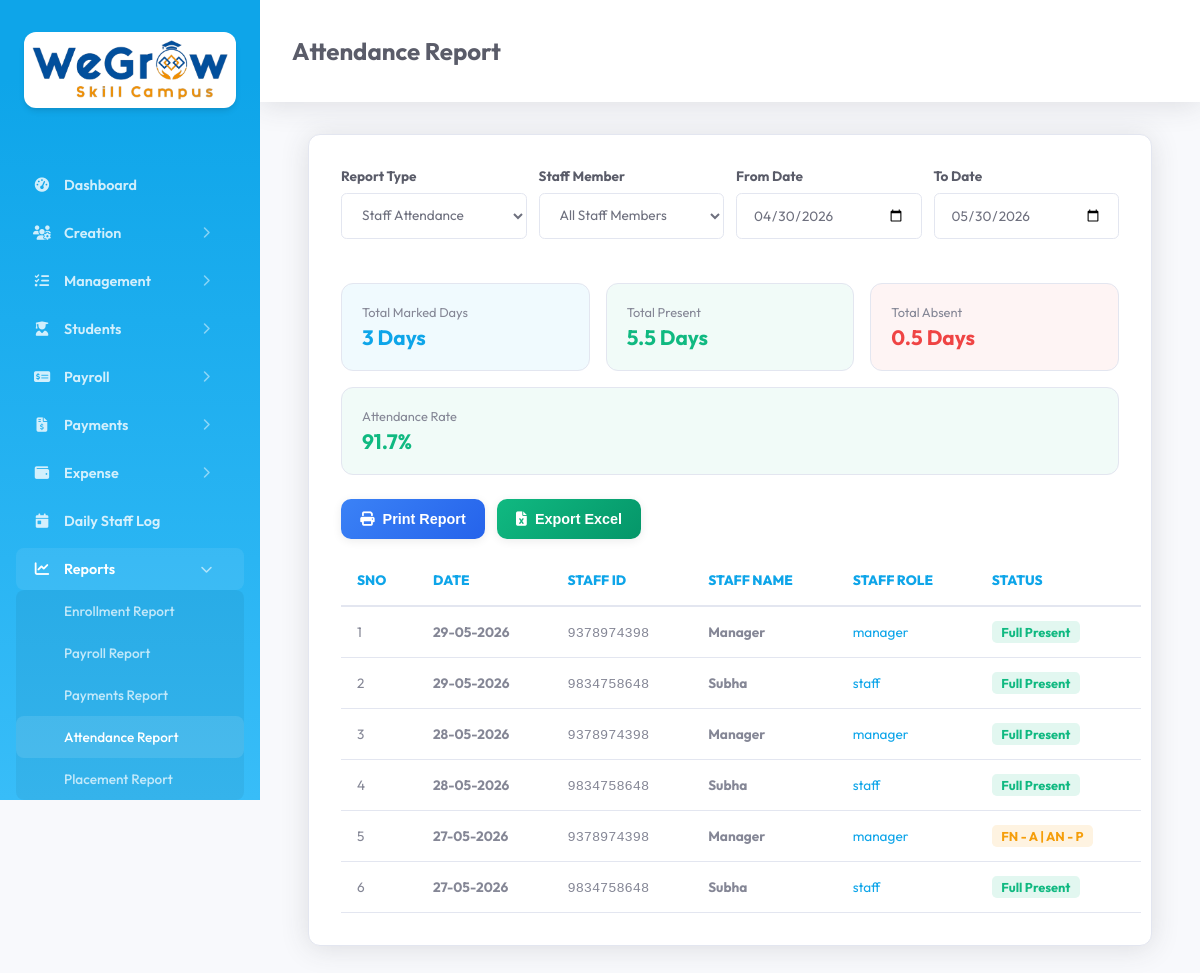
The page /report_attendance.php (signed in) on the database its author committed.
### tables this page shows
CREATE TABLE `tc_attendance` (
  `id` int(11) NOT NULL AUTO_INCREMENT,
  `created_date_time` datetime DEFAULT NULL,
  `updated_date_time` datetime DEFAULT NULL,
  `company_id` mediumtext DEFAULT NULL,
  `attendance_id` mediumtext DEFAULT NULL,
  `attendance_date` date DEFAULT NULL,
  `staff_id` mediumtext DEFAULT NULL,
  `staff_name` mediumtext DEFAULT NULL,
  `staff_number` mediumtext DEFAULT NULL,
  `staff_role` mediumtext DEFAULT NULL,
  `fn_present` mediumtext DEFAULT NULL,
  `an_present` mediumtext DEFAULT NULL,
  `present_code` mediumtext DEFAULT NULL,
  `deleted` int(11) NOT NULL DEFAULT 0,
  PRIMARY KEY (`id`)
);

### main/basic_functions.php (called while the page is built, shortened)
<?php
    class Basic_Functions extends Database {
        public $con;
        public function getQueryRecords($query, $params = []) {
            $con = $this->con;
            $stmt = $con->prepare($query);
            $stmt->execute($params);
            return $stmt->fetchAll();
        }
    }
?>

### report_attendance.php (the view, shortened to what this page needs)
<?php require_once 'common_file.php';
$from_page = 'Attendance Report';
$from_date = date('Y-m-d', strtotime('-30 days'));
$to_date = date('Y-m-d');
$report_type = 'staff';
$staff_id = '';
$student_id = '';
$attendance_data = [];
$total_present_days = 0;
$total_absent_days = 0;
$unique_dates = [];
$total_marked = 0;
if ($report_type === 'staff') {
    $where = "a.deleted = 0 AND a.company_id = :comp_id";
    $params = [':comp_id' => $_SESSION['company_id']];
    if (!empty($from_date)) {
        $where .= " AND a.attendance_date >= :from_date";
        $params[':from_date'] = $from_date;
    }
    if (!empty($to_date)) {
        $where .= " AND a.attendance_date <= :to_date";
        $params[':to_date'] = $to_date;
    }
    $query = "SELECT a.*
              FROM {$GLOBALS['attendance_table']} a
              WHERE $where
              ORDER BY a.attendance_date DESC, a.staff_name ASC";
    $attendance_data = $bf->getQueryRecords($query, $params);
}
if (!empty($attendance_data)) {
    foreach ($attendance_data as $row) {
        $total_marked++;
        $unique_dates[$row['attendance_date']] = true;
        switch ($row['present_code']) {
            case 'PP':
                $total_present_days += 1;
                break;
            case 'PA':
            case 'AP':
                $total_present_days += 0.5;
                $total_absent_days += 0.5;
                break;
        }
    }
}
$total_days = count($unique_dates);
$attendance_rate = $total_marked > 0 ? ($total_present_days / $total_marked) * 100 : 0;
?>
<!DOCTYPE html>
<html lang="en">
<head>
    <link rel="stylesheet" href="assets/css/style.css">
</head>
<body>
    <?php include 'sidebar.php'; ?>
    <div class="main-content update_content">
        <div class="header">
            <h2><?php echo htmlspecialchars($from_page); ?></h2>
        </div>
        <div class="module-section">
            <div id="attendance_report_container">
                <form name="attendance_report_form" id="attendance_report_form" method="post">
                    <div class="filter-row">
                        <div class="form-group">
                            <label>Report Type</label>
                            <select name="report_type" id="report_type" class="form-input" onchange="onReportTypeChange()">
                                <option value="staff" <?php echo $report_type === 'staff' ? 'selected' : ''; ?>>Staff Attendance</option>
                            </select>
                        </div>
                        <div class="form-group" id="filter_staff" style="<?php echo $report_type === 'staff' ? '' : 'display:none;'; ?>">
                            <label>Staff Member</label>
                            <select name="staff_id" id="staff_id" class="form-input" onchange="getReport()">
                                <option value="">All Staff Members</option>
                            </select>
                        </div>
                        <div class="form-group">
                            <label>From Date</label>
                            <input type="date" name="from_date" id="from_date" class="form-input"
                                value="<?php echo $from_date; ?>" max="<?php echo date('Y-m-d'); ?>" onchange="getReport()">
                        </div>
                        <div class="form-group">
                            <label>To Date</label>
                            <input type="date" name="to_date" id="to_date" class="form-input"
                                value="<?php echo $to_date; ?>" max="<?php echo date('Y-m-d'); ?>" onchange="getReport()">
                        </div>
                    </div>
                </form>
                <div class="summary-cards" style="margin-top: 1.5rem;">
                    <div class="summary-card" style="background: rgba(14,165,233,0.06);">
                        <div class="label">Total Marked Days</div>
                        <div class="value" style="color: var(--primary);"><?php echo $total_days; ?> Days</div>
                    </div>
                    <div class="summary-card" style="background: rgba(16,185,129,0.06);">
                        <div class="label">Total Present</div>
                        <div class="value present-color"><?php echo $total_present_days; ?> Days</div>
                    </div>
                    <div class="summary-card" style="background: rgba(239,68,68,0.06);">
                        <div class="label">Total Absent</div>
                        <div class="value absent-color"><?php echo $total_absent_days; ?> Days</div>
                    </div>
                    <div class="summary-card" style="background: rgba(16,185,129,0.06);">
                        <div class="label">Attendance Rate</div>
                        <div class="value present-color"><?php echo number_format($attendance_rate, 1); ?>%</div>
                    </div>
                </div>
                <div class="report-actions">
                    <button type="button" class="btn-report btn-print"
                        onclick="window.open('reports/rpt_attendance_report.php?report_type=<?php echo $report_type; ?>&staff_id=<?php echo $staff_id; ?>&student_id=<?php echo $student_id; ?>&from_date=<?php echo $from_date; ?>&to_date=<?php echo $to_date; ?>', '_blank')">
                        <i class="fas fa-print"></i> Print Report
                    </button>
                    <button type="button" class="btn-report btn-excel"
                        onclick="getExcelReport();">
                        <i class="fas fa-file-excel"></i> Export Excel
                    </button>
                </div>
                <table class="responsive table table-bordered" id="attendance_report_table">
                    <thead>
                        <tr>
                            <th>Sno</th>
                            <th>Date</th>
                            <?php if ($report_type === 'staff'): ?>
                                <th>Staff ID</th>
                                <th>Staff Name</th>
                                <th>Staff Role</th>
                            <?php endif; ?>
                            <th>Status</th>
                        </tr>
                    </thead>
                    <tbody>
                        <?php
                            $sno = 1;
                            if(!empty($attendance_data)) {
                                foreach ($attendance_data as $row) {
                                    $status_badge = '';
                                    switch ($row['present_code']) {
                                        case 'PP':
                                            $status_badge = '<span class="status-badge" style="background: rgba(16,185,129,0.12); color: #10b981; font-weight: 700; padding: 0.2rem 0.6rem; border-radius: 0.3rem; font-size: 0.8rem;">Full Present</span>';
                                            break;
                                        case 'AP':
                                            $status_badge = '<span class="status-badge" style="background: rgba(245,158,11,0.12); color: #f59e0b; font-weight: 700; padding: 0.2rem 0.6rem; border-radius: 0.3rem; font-size: 0.8rem;">FN - A | AN - P</span>';
                                            break;
                                    }
                        ?>
                                    <tr>
                                        <td><?php echo $sno++; ?></td>
                                        <td><strong><?php echo date('d-m-Y', strtotime($row['attendance_date'])); ?></strong></td>
                                        <?php if ($report_type === 'staff'): ?>
                                            <td><span style="font-family: monospace; color: var(--text-muted);"><?php echo htmlspecialchars($row['staff_number']); ?></span></td>
                                            <td><strong><?php echo htmlspecialchars($row['staff_name']); ?></strong></td>
                                            <td><span class="status-badge" style="background: var(--primary-light); color: var(--primary);"><?php echo htmlspecialchars($row['staff_role']); ?></span></td>
                                        <?php endif; ?>
                                        <td><?php echo $status_badge; ?></td>
                                    </tr>
                                <?php } ?>
                            <?php } else { ?>
                                <tr>
                                    <td colspan="7" style="text-align:center; padding: 2rem; color: var(--text-muted);">No attendance records found.</td>
                                </tr>
                        <?php } ?>
                    </tbody>
                </table>
            </div>
        </div>
    </div>
</body>
</html>

### assets/css/style.css (style rules this page uses)
:root { --primary: #0ea5e9; --primary-hover: #0284c7; --bg: #f8f9fc; --sidebar-bg: #0ea5e9; --sidebar-gradient: linear-gradient(180deg, #0ea5e9 10%, #38bdf8 100%); --card: #ffffff; --text: #5a5c69; --text-muted: #858796; --border: #e3e6f0; --sidebar-width: 260px; }
body { margin: 0; font-family: 'Outfit', sans-serif; background: var(--bg); color: var(--text); display: flex; min-height: 100vh; overflow-x: hidden; }
.main-content { flex-grow: 1; padding: 2rem 3rem; min-width: 0; }
.module-section { background: var(--card); padding: 2rem; border-radius: 0.75rem; border: 1px solid var(--border); box-shadow: 0 0.15rem 1.75rem 0 rgba(58, 59, 69, 0.15); margin-bottom: 2rem; }
.form-group { margin-bottom: 1.25rem; }
.form-group label { display: block; margin-bottom: 0.5rem; color: var(--text); font-weight: 700; font-size: 0.85rem; }
.form-group input, .form-group textarea, .form-group select { width: 100%; padding: 0.75rem 1rem; background: #ffffff; border: 1px solid var(--border); border-radius: 0.35rem; color: #6e707e; box-sizing: border-box; font-family: inherit; font-size: 0.85rem; }
table { width: 100%; border-collapse: collapse; min-width: 800px; }
th { text-align: left; color: var(--primary); padding: 1rem; border-bottom: 2px solid var(--border); font-weight: 800; font-size: 0.85rem; text-transform: uppercase; }
td { padding: 1rem; border-bottom: 1px solid var(--border); color: #858796; font-size: 0.85rem; }
.header { display: flex; justify-content: space-between; align-items: center; margin-bottom: 2rem; background: #fff; padding: 1rem 2rem; margin: -2rem -3rem 2rem -3rem; box-shadow: 0 0.15rem 1.75rem 0 rgba(58, 59, 69, 0.15); }
.new_content, .update_content { width: 100%; }
.report-actions { display:flex; gap:12px; margin:1rem 0; flex-wrap:wrap; }
.btn-report { border:none; padding:0.75rem 1.2rem; border-radius:10px; font-size:0.9rem; font-weight:600; cursor:pointer; display:flex; align-items:center; gap:8px; transition:all 0.25s ease; color:#fff; box-shadow:0 2px 10px rgba(0,0,0,0.08); }
.btn-report i { font-size:0.9rem; }
.btn-print { background:linear-gradient(135deg, #3b82f6, #2563eb); }
.btn-excel { background:linear-gradient(135deg, #10b981, #059669); }

### report_attendance.php (style rules this page uses)
.present-color { color: #10b981; font-weight: 700; }
.absent-color { color: #ef4444; font-weight: 700; }
.summary-cards { display: flex; gap: 1rem; margin-bottom: 1.5rem; flex-wrap: wrap; }
.summary-card { flex: 1; min-width: 180px; padding: 1.25rem; border-radius: 0.75rem; border: 1px solid var(--border); }
.summary-card .label { font-size: 0.8rem; color: var(--text-muted); margin-bottom: 0.25rem; }
.summary-card .value { font-size: 1.3rem; font-weight: 700; }
.filter-row { display: flex; gap: 0.75rem; flex-wrap: wrap; align-items: flex-end; }
.filter-row .form-group { flex: 1; min-width: 160px; }

### rows shown on the page
tc_attendance: attendance_date "29-05-2026", staff_number "9378974398", staff_name "Manager", staff_role "manager", present_code "Full Present"
tc_attendance: attendance_date "29-05-2026", staff_number "9834758648", staff_name "Subha", staff_role "staff", present_code "Full Present"
tc_attendance: attendance_date "28-05-2026", staff_number "9378974398", staff_name "Manager", staff_role "manager", present_code "Full Present"
tc_attendance: attendance_date "28-05-2026", staff_number "9834758648", staff_name "Subha", staff_role "staff", present_code "Full Present"
tc_attendance: attendance_date "27-05-2026", staff_number "9378974398", staff_name "Manager", staff_role "manager", present_code "FN - A | AN - P"
tc_attendance: attendance_date "27-05-2026", staff_number "9834758648", staff_name "Subha", staff_role "staff", present_code "Full Present"

### other values the page prints
$modules[$page_key] "Dashboard"
$item['title'] "Creation"
$item['title'] "Management"
$item['title'] "Students"
$item['title'] "Payroll"
$item['title'] "Payments"
$item['title'] "Expense"
$modules[$page_key] "Daily Staff Log"
$item['title'] "Reports"
$modules[$page_key] "Enrollment Report"
$modules[$page_key] "Payroll Report"
$modules[$page_key] "Payments Report"
$modules[$page_key] "Attendance Report"
$modules[$page_key] "Placement Report"
$from_page "Attendance Report"
